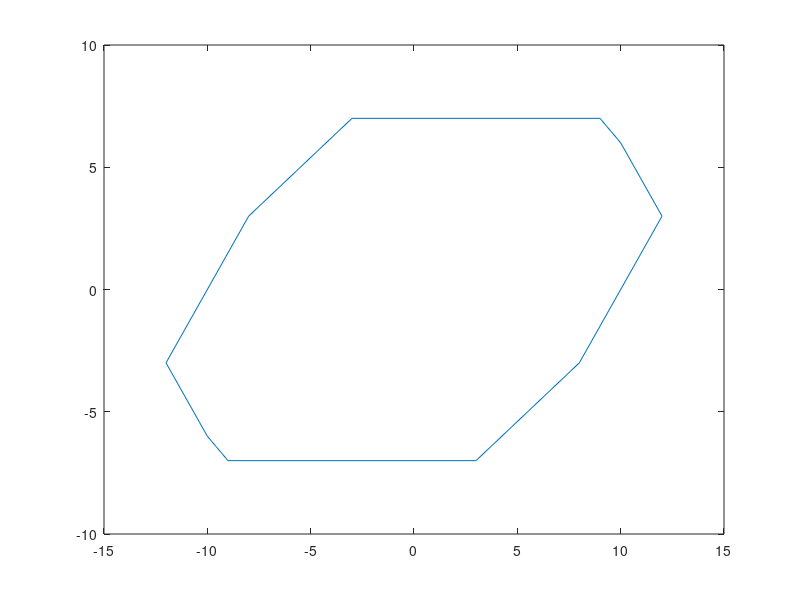

This figure's MATLAB source: (Note: this script raises an error after producing the figure.)

clear all;
clc

p = [12 3; 10 6; 9 7; 3 7; -3 7; -8 3; -12 -3; -10 -6; -9 -7; -3 -7; 3 -7; 8 -3; 12 3];
n = length( p );
for i = 1: n
    d(i) = p(i, 1);
    f(i) = p(i, 2);
end 
plot(d, f);
hold on;

p0 = Samfromarea( p );
plot(p0(1), p0(2), 'r*');

    for j =1: 50

Ip = Intersecpoint( p0, p );
plot([Ip(1,1),Ip(2,1)],[Ip(1,2),Ip(2,2)]);

p1 = Samfromline (Ip);
plot(p1(1), p1(2), 'b*');

p0 = p1;


end